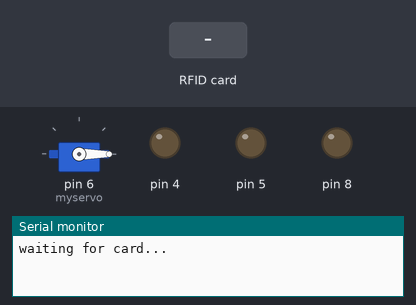
Bench run of a sketch on a simulated Arduino Uno, built with avr-gcc and run on an emulated ATmega328P. Shown: servo, output pins drawn as LEDs (lit = HIGH), the last lines printed to the serial monitor. The inputs (shaded band) are chosen by the test bench. Pins used as bus, display or sensor lines are not drawn.

Above: at 1.2 s.
1.3 s: RFID card C6 05 DA 2B held to the reader
At 2.2 s:
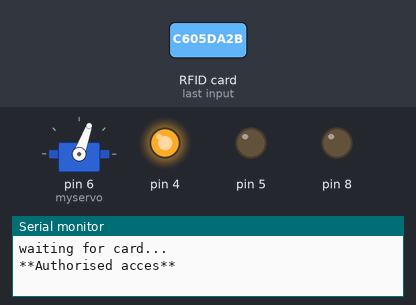
3.3 s: RFID card 5E 7A 19 C4 held to the reader
At 5.2 s:
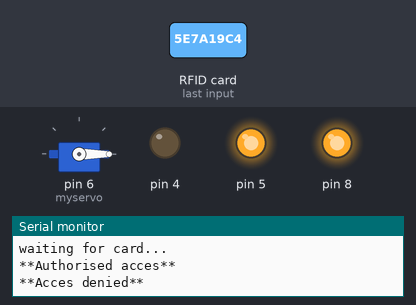
At 6.7 s:
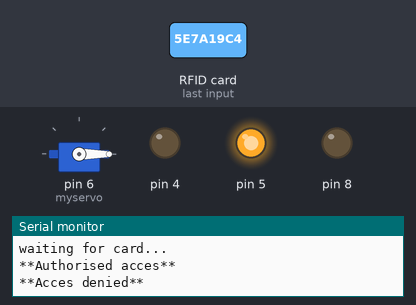
Timing chart, 0 to 8.2 s (numbered marks = the images above; inputs shaded):
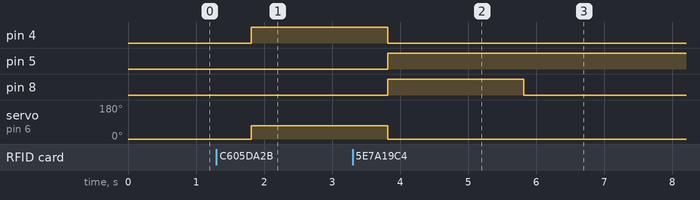

Measured:
- after the input at 1.3 s, pin 4: LOW → HIGH after 0.51 s; servo on pin 6 (myservo): 0° → 70° after 0.51 s
- after the input at 3.3 s, pin 4: HIGH → LOW after 0.51 s; pin 5: LOW → HIGH after 0.51 s; pin 8: LOW → HIGH after 0.51 s, → LOW 2.0 s later; servo on pin 6 (myservo): 70° → 0° after 0.51 s

The sketch:

rfid.ino
```cpp
#include "SPI.h"
#include "MFRC522.h"
#include <Servo.h>

#define SS_PIN 10
#define RST_PIN 9


Servo myservo;

int yellow_led = 4;
int red_led = 5;

int mic = 8;

MFRC522 rfid(SS_PIN, RST_PIN);

MFRC522::MIFARE_Key key;

void setup() {
  // put your setup code here, to run once:
  Serial.begin(9600);
  SPI.begin();
  rfid.PCD_Init();
  pinMode(4, OUTPUT);
  pinMode(5, OUTPUT);
  pinMode(8, OUTPUT);
  myservo.attach(6);
  myservo.write(0);

  Serial.println("waiting for card...");
}
void loop() {
  // put your main code here, to run repeatedly:
  if (!rfid.PICC_IsNewCardPresent() || !rfid.PICC_ReadCardSerial())
    return;

  // Serial.print(F("PICC type: "));
  MFRC522::PICC_Type piccType = rfid.PICC_GetType(rfid.uid.sak);
  // Serial.println(rfid.PICC_GetTypeName(piccType));

  // Check is the PICC of Classic MIFARE type
  if (piccType != MFRC522::PICC_TYPE_MIFARE_MINI &&
      piccType != MFRC522::PICC_TYPE_MIFARE_1K &&
      piccType != MFRC522::PICC_TYPE_MIFARE_4K) {
    Serial.println(F("Your tag is not of type MIFARE Classic."));
    return;
  }
  String strID = "";
  for (byte i = 0; i < 4; i++) {
    strID +=
      (rfid.uid.uidByte[i] < 0x10 ? "0" : "") +
      String(rfid.uid.uidByte[i], HEX) +
      (i != 3 ? ":" : "");
  }
  strID.toUpperCase();
  //Serial.print("Tap card key: ");
  //Serial.println(strID);
  delay(500);

  if (strID.indexOf("C6:05:DA:2B") >= 0) {  //put your own tap card key;   put your own rfid code of the tag in " C6:05:DA:2B "


    Serial.println("**Authorised acces**");

    digitalWrite(4, HIGH);
    digitalWrite(5, LOW);
    digitalWrite(8, LOW);
    myservo.write(70); //motor moves 70 degree
  }
  else
  {

    Serial.println("**Acces denied**");
    digitalWrite(5, HIGH);
    digitalWrite(4, LOW);
    myservo.write(0);
    digitalWrite(8, HIGH);
    delay(2000);
    digitalWrite(8, LOW);

  }

}
```
